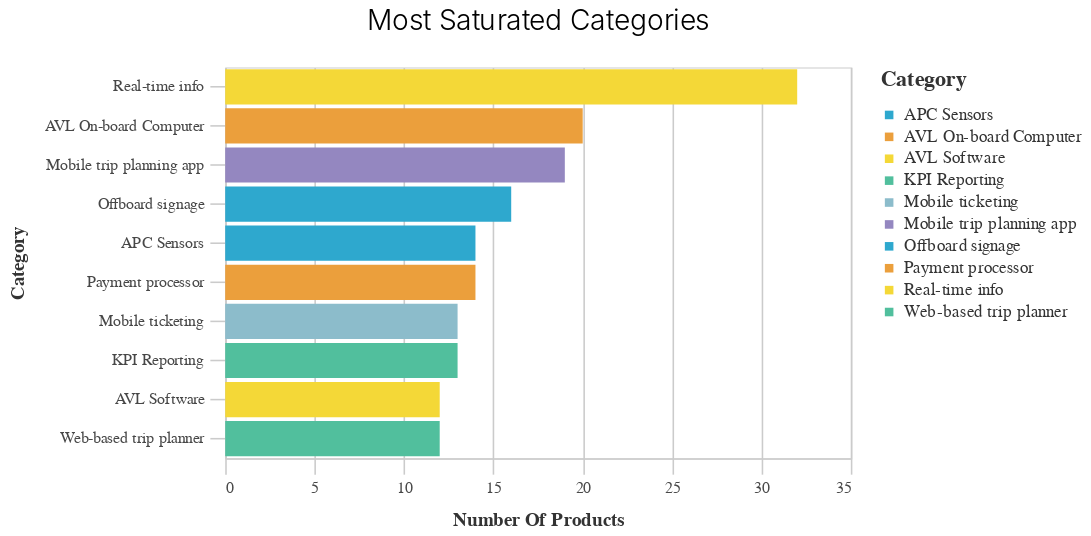

Notebook cell for this chart:
### Code cell
charts.basic_bar_chart(
    most_saturated_category,
    "number of products",
    "category",
    "category",
    "Most Saturated Categories",
)

### Figure 1 — Vega-Lite specification as saved in the notebook (floating-point values rounded to 4 significant figures)
{"config": {"view": {"continuousWidth": 400, "continuousHeight": 300}, "axis": {"domainColor": "#cbcbcb", "grid": true, "gridColor": "#cbcbcb", "gridWidth": 1, "labelColor": "#474747", "labelFont": "Nunito Sans", "labelFontSize": 10, "labelPadding": 4, "tickColor": "#cbcbcb", "tickSize": 10, "titleColor": "#333", "titleFont": "Raleway", "titleFontSize": 12, "titlePadding": 10}, "axisBand": {"grid": false}, "background": "white", "font": "Raleway", "header": {"labelFont": "Nunito Sans", "titleFont": "Raleway"}, "legend": {"labelColor": "#333", "labelFont": "Nunito Sans", "labelFontSize": 11, "labelLimit": 0, "padding": 1, "symbolSize": 30, "symbolType": "square", "titleColor": "#333", "titleFont": "Raleway", "titleFontSize": 14, "titlePadding": 10}, "title": {"anchor": "middle", "font": "Raleway", "fontSize": 18, "fontWeight": 300, "offset": 20}}, "data": {"name": "data-d2e733e798a019392110405048753485"}, "mark": "bar", "encoding": {"color": {"field": "category", "legend": {"title": "Category"}, "scale": {"range": ["#2EA8CE", "#EB9F3C", "#F4D837", "#51BF9D", "#8CBCCB", "#9487C0"]}, "type": "nominal"}, "x": {"field": "number of products", "title": "Number Of Products", "type": "quantitative"}, "y": {"field": "category", "sort": "-x", "title": "Category", "type": "nominal"}}, "height": 250, "title": "Most Saturated Categories", "width": 400, "$schema": "https://vega.github.io/schema/vega-lite/v4.17.0.json", "datasets": {"data-d2e733e798a019392110405048753485": [{"category": "Real-time info", "number of products": 32.0}, {"category": "AVL On-board Computer", "number of products": 20.0}, {"category": "Mobile trip planning app", "number of products": 19.0}, {"category": "Offboard signage", "number of products": 16.0}, {"category": "APC Sensors", "number of products": 14.0}, {"category": "Payment processor", "number of products": 14.0}, {"category": "Mobile ticketing", "number of products": 13.0}, {"category": "KPI Reporting", "number of products": 13.0}, {"category": "AVL Software", "number of products": 12.0}, {"category": "Web-based trip planner", "number of products": 12.0}]}}
